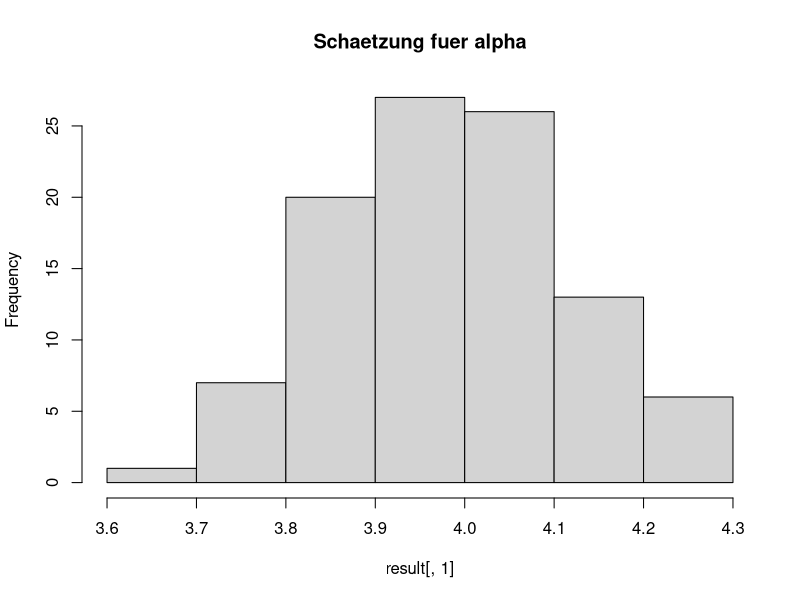
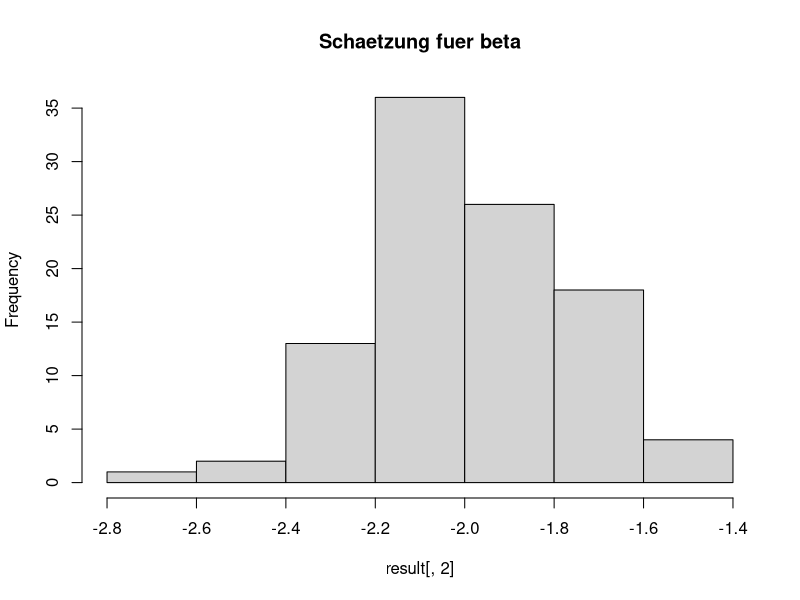

Recreate these plots in R, in order.

data.path <- "/Users/schmis12/wrk/studio/ZHAW_CAS_Data_Analysis/Module_B1/data/"


# Wir simulieren mehrere Datensets von folgendem Modell:
#       Yi = 4 − 2xi + Ei mit σ = 0.5
# und schätzen dann mittels Regression jeweils α und β.
set.seed(134)
nsim <- 100 # Anzahl Simulationen
result <- matrix(NA, nrow = nsim, ncol = 2) # result matrix
x <- seq(0, 1, 0.025)

for(i in 1:nsim){
  y <- 4 - 2 * x + rnorm(length(x), 0, 0.5)
  fit <- lm(y ~ x)
  result[i, ] <- coef(fit)
}

#par(mfrow=c(1,2))
hist(result[, 1], main = "Schaetzung fuer alpha")
hist(result[, 2], main = "Schaetzung fuer beta")

